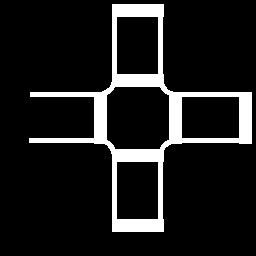
#> input picture orca_algo/convert_mask/map_mask2.png, 256 x 256 px, found by its file name
$ python convert_mask.py
#> lines starting #> are read from the running program, lines starting #| are printed output that depends on the picture; after the words box and inside, x2 and y2 are one past the last pixel; in counts of white or black regions, pixels touching at a corner belong together
from PIL import Image

def png_to_2d_list(fname):
    img = Image.open(fname)
#> img is the input picture: PIL image 256x256 RGB; 11.1% white; 1 white region, box (x1, y1, x2, y2) and area: (29, 4, 252, 232) 7302
    img = img.convert('L')
    binary_array = img.point(lambda x:0 if x<128 else 1, mode='1')
    binary_list = []
    for y in range(binary_array.size[1]):
        row = []
        for x in range(binary_array.size[0]):
            row.append(1 - binary_array.getpixel((x,y))) ## revert 0 & 1
        binary_list.append(row)
#> after the loop, binary_list = 256 items
    return binary_list

fname = "/home/PJLAB/fujianglin/Desktop/Arlene/ORCA-algorithm/map_mask2.png"
mylist = png_to_2d_list(fname)
#> mylist = 256 items


# print(mylist)
# print(len(mylist))

import matplotlib.pyplot as plt
fig, ax = plt.subplots()
# print(mylist)
ax.grid(color='gray', linestyle='-', linewidth=0.5, zorder=0, alpha=0.3)
img = ax.imshow(mylist, cmap='binary',  extent=[0,len(mylist[0]),0,len(mylist)], origin='upper') #extent=[0,w,0,h],
plt.show()
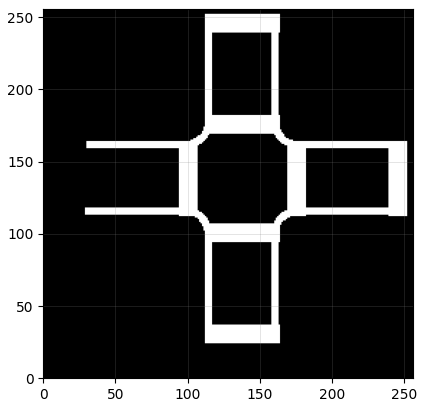
#> figure drawn by matplotlib, 1 panel


import xml.etree.ElementTree as ET
from xml.dom import minidom
def prettify(elem):
    rough_str = ET.tostring(elem, 'utf-8')
    reparsed = minidom.parseString(rough_str)
    return reparsed.toprettyxml(indent="   ", encoding="utf-8")

def write_to_xml(grid, width, height, cellsize, filename):
    root = ET.Element('map')

    width_elem = ET.SubElement(root, "width")
    width_elem.text = str(width)

    height_elem = ET.SubElement(root, "height")
    height_elem.text = str(height)

    cellsize_elem = ET.SubElement(root, "cellsize")
    cellsize_elem.text = str(cellsize)

    grid_elem = ET.SubElement(root, "grid")
    for row in grid:
        row_elem = ET.SubElement(grid_elem,"row")
        row_elem.text = " ".join(str(cell) for cell in row)

    tree = ET.ElementTree(root)
    with open(filename, "wb") as f:
        f.write(prettify(root))
        # tree.write(f, encoding="utf-8", xml_declaration=True, pretty_print=True)

# write_to_xml(mylist, len(mylist[0]), len(mylist), 1, "task_examples_demo/custom_road2.xml")
